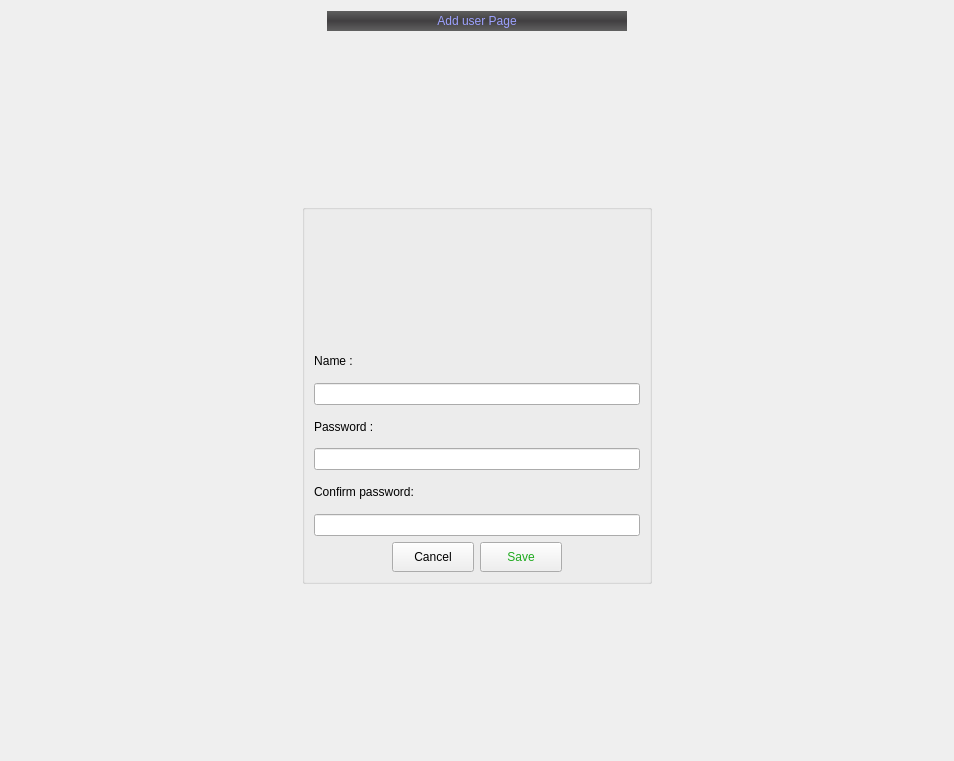
      <widget class="QWidget" name="page_8">
       <layout class="QGridLayout" name="gridLayout_2">
        <item row="0" column="0" colspan="3">
         <layout class="QHBoxLayout" name="horizontalLayout_2">
          <item>
           <spacer name="horizontalSpacer_3">
            <property name="orientation">
             <enum>Qt::Horizontal</enum>
            </property>
            <property name="sizeHint" stdset="0">
             <size>
              <width>40</width>
              <height>20</height>
             </size>
            </property>
           </spacer>
          </item>
          <item>
           <widget class="QLabel" name="label_2">
            <property name="minimumSize">
             <size>
              <width>300</width>
              <height>0</height>
             </size>
            </property>
            <property name="styleSheet">
             <string notr="true">font: 75 25pt &quot;URW Palladio L&quot;;
color:rgb(156, 161, 255);
background-color:qlineargradient(spread:pad, x1:0.600329, y1:1, x2:0.600939, y2:0, stop:0 rgba(97, 97, 97, 255), stop:0.502347 rgba(65, 63, 65, 255), stop:1 rgba(95, 95, 95, 255))</string>
            </property>
            <property name="text">
             <string>Add user Page</string>
            </property>
            <property name="alignment">
             <set>Qt::AlignCenter</set>
            </property>
           </widget>
          </item>
          <item>
           <spacer name="horizontalSpacer_4">
            <property name="orientation">
             <enum>Qt::Horizontal</enum>
            </property>
            <property name="sizeHint" stdset="0">
             <size>
              <width>40</width>
              <height>20</height>
             </size>
            </property>
           </spacer>
          </item>
         </layout>
        </item>
        <item row="1" column="1">
         <spacer name="verticalSpacer_38">
          <property name="orientation">
           <enum>Qt::Vertical</enum>
          </property>
          <property name="sizeHint" stdset="0">
           <size>
            <width>20</width>
            <height>167</height>
           </size>
          </property>
         </spacer>
        </item>
        <item row="2" column="1" rowspan="2">
         <widget class="QGroupBox" name="groupBox_9">
          <property name="minimumSize">
           <size>
            <width>350</width>
            <height>380</height>
           </size>
          </property>
          <property name="maximumSize">
           <size>
            <width>350</width>
            <height>380</height>
           </size>
          </property>
          <property name="styleSheet">
           <string notr="true"/>
          </property>
          <property name="title">
           <string/>
          </property>
          <layout class="QGridLayout" name="gridLayout_34">
           <item row="0" column="0">
            <widget class="QLabel" name="label_30">
             <property name="minimumSize">
              <size>
               <width>120</width>
               <height>120</height>
              </size>
             </property>
             <property name="maximumSize">
              <size>
               <width>120</width>
               <height>110</height>
              </size>
             </property>
             <property name="text">
              <string/>
             </property>
             <property name="pixmap">
              <pixmap resource="icons.qrc">:/newPrefix/Icons/Add group.png</pixmap>
             </property>
             <property name="scaledContents">
              <bool>true</bool>
             </property>
            </widget>
           </item>
           <item row="0" column="1">
            <spacer name="horizontalSpacer_39">
             <property name="orientation">
              <enum>Qt::Horizontal</enum>
             </property>
             <property name="sizeHint" stdset="0">
              <size>
               <width>156</width>
               <height>20</height>
              </size>
             </property>
            </spacer>
           </item>
           <item row="1" column="0" colspan="2">
            <layout class="QHBoxLayout" name="horizontalLayout_17">
             <item>
              <widget class="QLabel" name="label_33">
               <property name="text">
                <string>Name :</string>
               </property>
               <property name="alignment">
                <set>Qt::AlignCenter</set>
               </property>
              </widget>
             </item>
             <item>
              <spacer name="horizontalSpacer_42">
               <property name="orientation">
                <enum>Qt::Horizontal</enum>
               </property>
               <property name="sizeHint" stdset="0">
                <size>
                 <width>40</width>
                 <height>20</height>
                </size>
               </property>
              </spacer>
             </item>
            </layout>
           </item>
           <item row="2" column="0" colspan="2">
            <widget class="QLineEdit" name="UserNameLog_3"/>
           </item>
           <item row="3" column="0" colspan="2">
            <layout class="QHBoxLayout" name="horizontalLayout_15">
             <item>
              <widget class="QLabel" name="label_10">
               <property name="text">
                <string>Password :</string>
               </property>
              </widget>
             </item>
             <item>
              <spacer name="horizontalSpacer_30">
               <property name="orientation">
                <enum>Qt::Horizontal</enum>
               </property>
               <property name="sizeHint" stdset="0">
                <size>
                 <width>40</width>
                 <height>20</height>
                </size>
               </property>
              </spacer>
             </item>
            </layout>
           </item>
           <item row="4" column="0" colspan="2">
            <widget class="QLineEdit" name="UserpassLog_3">
             <property name="echoMode">
              <enum>QLineEdit::Password</enum>
             </property>
            </widget>
           </item>
           <item row="5" column="0" colspan="2">
            <layout class="QHBoxLayout" name="horizontalLayout_18">
             <item>
              <widget class="QLabel" name="label_34">
               <property name="text">
                <string>Confirm password:</string>
               </property>
              </widget>
             </item>
             <item>
              <spacer name="horizontalSpacer_43">
               <property name="orientation">
                <enum>Qt::Horizontal</enum>
               </property>
               <property name="sizeHint" stdset="0">
                <size>
                 <width>40</width>
                 <height>20</height>
                </size>
               </property>
              </spacer>
             </item>
            </layout>
           </item>
           <item row="6" column="0" colspan="2">
            <widget class="QLineEdit" name="UserpassLog_4">
             <property name="echoMode">
              <enum>QLineEdit::Password</enum>
             </property>
            </widget>
           </item>
           <item row="7" column="0" colspan="2">
            <layout class="QGridLayout" name="gridLayout_41">
             <item row="0" column="0">
              <spacer name="horizontalSpacer_41">
               <property name="orientation">
                <enum>Qt::Horizontal</enum>
               </property>
               <property name="sizeHint" stdset="0">
                <size>
                 <width>40</width>
                 <height>20</height>
                </size>
               </property>
              </spacer>
             </item>
             <item row="0" column="2">
              <widget class="QPushButton" name="LogBtn_3">
               <property name="minimumSize">
                <size>
                 <width>82</width>
                 <height>30</height>
                </size>
               </property>
               <property name="styleSheet">
                <string notr="true">color:rgb(31, 170, 31)</string>
               </property>
               <property name="text">
                <string>Save</string>
               </property>
              </widget>
             </item>
             <item row="0" column="3">
              <spacer name="horizontalSpacer_40">
               <property name="orientation">
                <enum>Qt::Horizontal</enum>
               </property>
               <property name="sizeHint" stdset="0">
                <size>
                 <width>13</width>
                 <height>24</height>
                </size>
               </property>
              </spacer>
             </item>
             <item row="0" column="1">
              <widget class="QPushButton" name="pushButton">
               <property name="minimumSize">
                <size>
                 <width>82</width>
                 <height>30</height>
                </size>
               </property>
               <property name="text">
                <string>Cancel</string>
               </property>
              </widget>
             </item>
            </layout>
           </item>
          </layout>
         </widget>
        </item>
        <item row="2" column="2">
         <spacer name="horizontalSpacer_50">
          <property name="orientation">
           <enum>Qt::Horizontal</enum>
          </property>
          <property name="sizeHint" stdset="0">
           <size>
            <width>285</width>
            <height>20</height>
           </size>
          </property>
         </spacer>
        </item>
        <item row="3" column="0">
         <spacer name="horizontalSpacer_49">
          <property name="orientation">
           <enum>Qt::Horizontal</enum>
          </property>
          <property name="sizeHint" stdset="0">
           <size>
            <width>285</width>
            <height>20</height>
           </size>
          </property>
         </spacer>
        </item>
        <item row="4" column="1">
         <spacer name="verticalSpacer_37">
          <property name="orientation">
           <enum>Qt::Vertical</enum>
          </property>
          <property name="sizeHint" stdset="0">
           <size>
            <width>20</width>
            <height>166</height>
           </size>
          </property>
         </spacer>
        </item>
       </layout>
      </widget>
